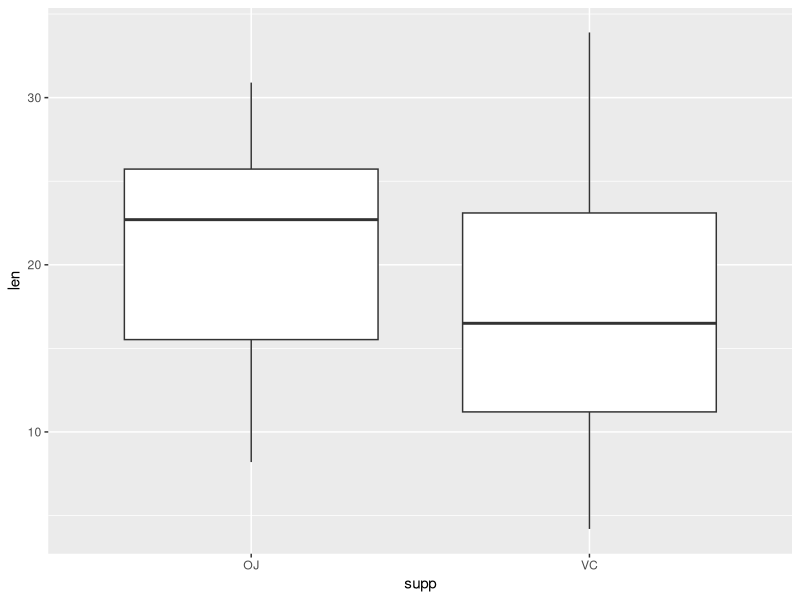
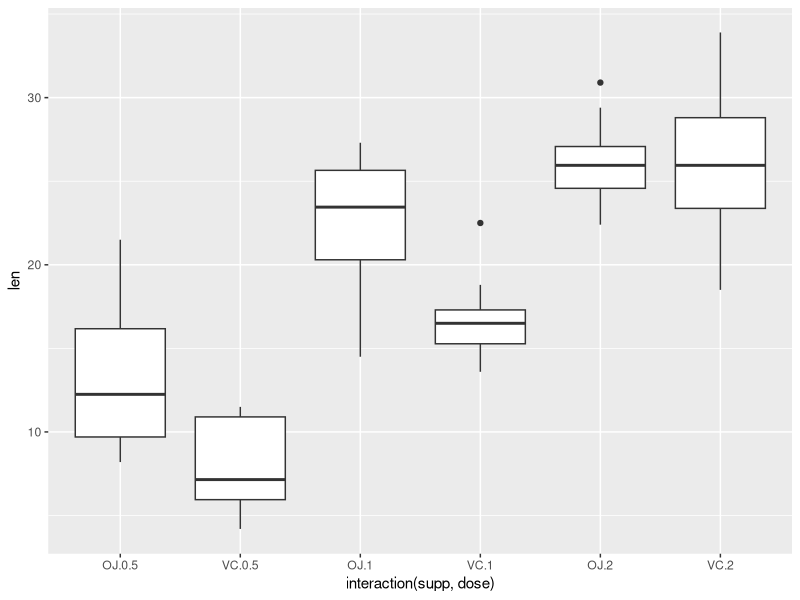

Write R code to recreate these figures, in order.
## ---- chunk 1
library(datasets) 
library(ggplot2)
data(ToothGrowth) 
summary(ToothGrowth)

ggplot(ToothGrowth, aes(x=supp, y=len)) + geom_boxplot()
ggplot(ToothGrowth, aes(x=interaction(supp, dose), y=len)) + geom_boxplot()
## ---- chunk 2
OJTest <- ToothGrowth[ToothGrowth$supp=="OJ", "len"]
VCTest <- ToothGrowth[ToothGrowth$supp=="VC", "len"]
lengthChange=OJTest - VCTest 
## ---- chunk 3
lower_bound_ci=mean(lengthChange) - 1.96*sd(lengthChange)/sqrt(length(lengthChange))
upper_bound_ci=mean(lengthChange) + 1.96*sd(lengthChange)/sqrt(length(lengthChange))

## ---- chunk 4
lowOJ <- ToothGrowth[ToothGrowth$supp=="OJ" & ToothGrowth$dose %in% c(0.5,1),"len"] 
lowVC <- ToothGrowth[ToothGrowth$supp=="VC" & ToothGrowth$dose %in% c(0.5,1),"len"]
## ---- chunk 5
alpha<-0.05; 
tt<-t.test(lowOJ,lowVC); #tt
## ---- chunk 6
highOJ<- ToothGrowth[ToothGrowth$supp=="OJ" & ToothGrowth$dose==2,"len"] 
highVC<- ToothGrowth[ToothGrowth$supp=="VC" & ToothGrowth$dose==2,"len"]
tt<-t.test(highOJ,highVC); #tt
